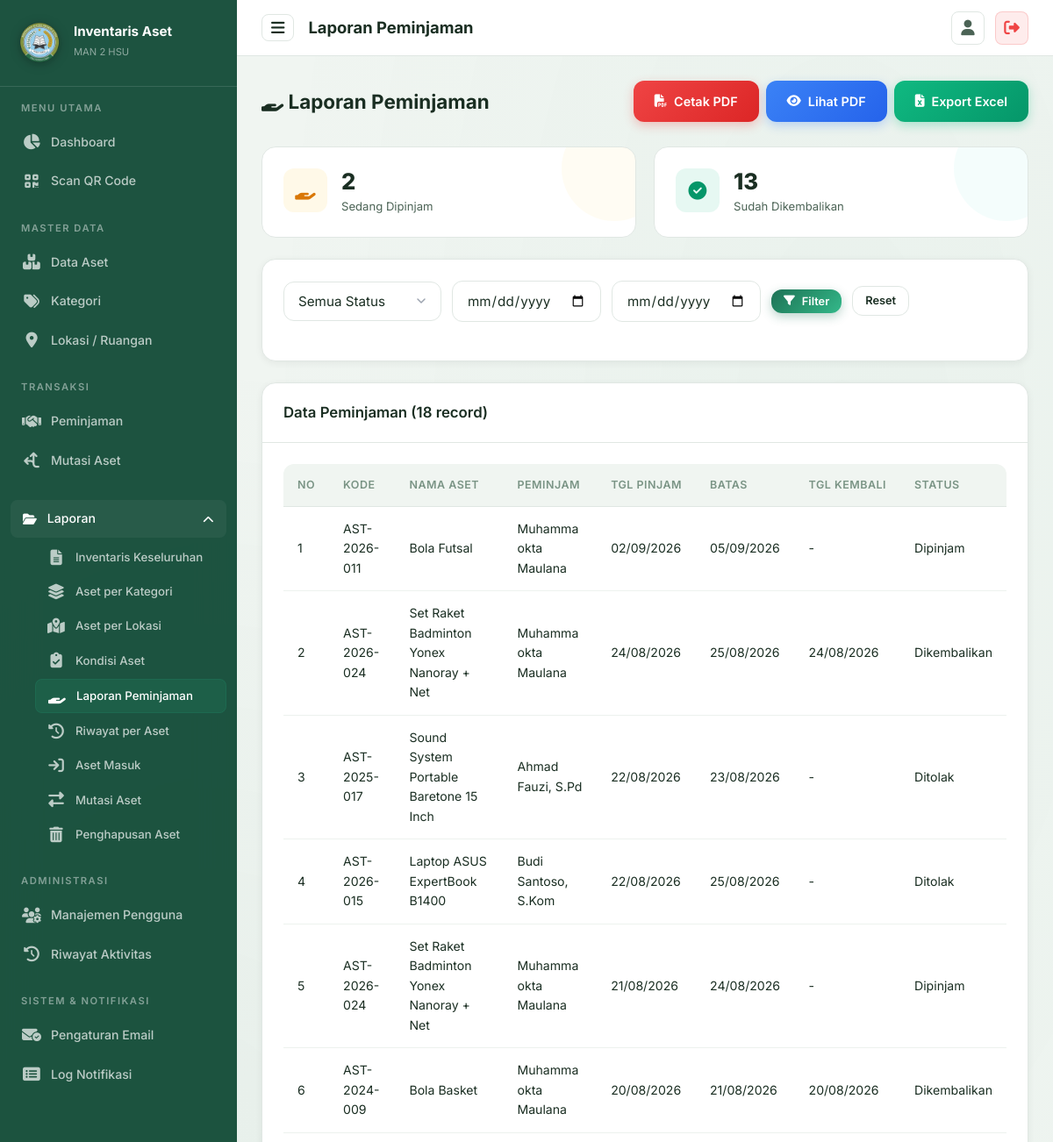
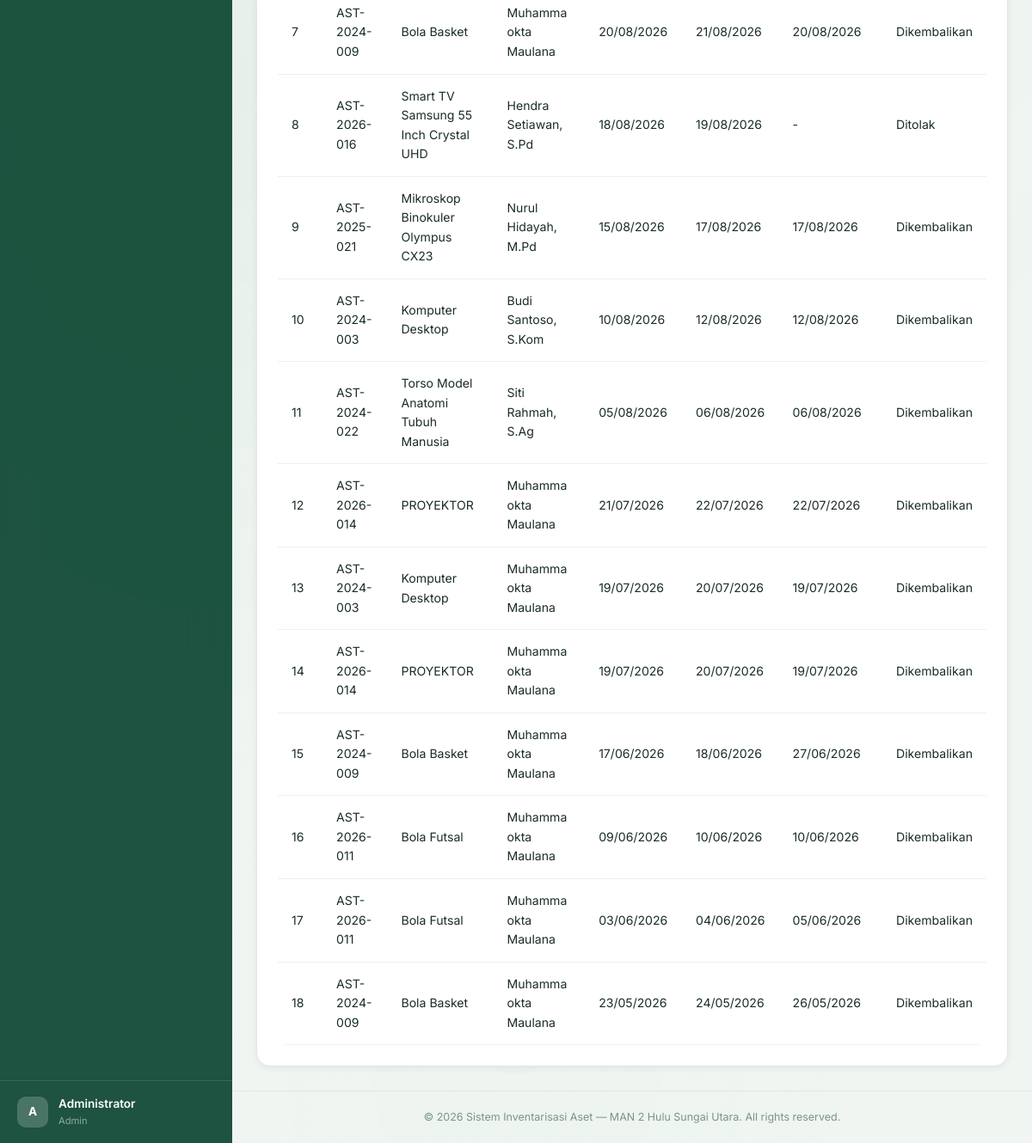
Page /pages/laporan/peminjaman.php (signed in) on the earlier database version (2 pictures, top to bottom).
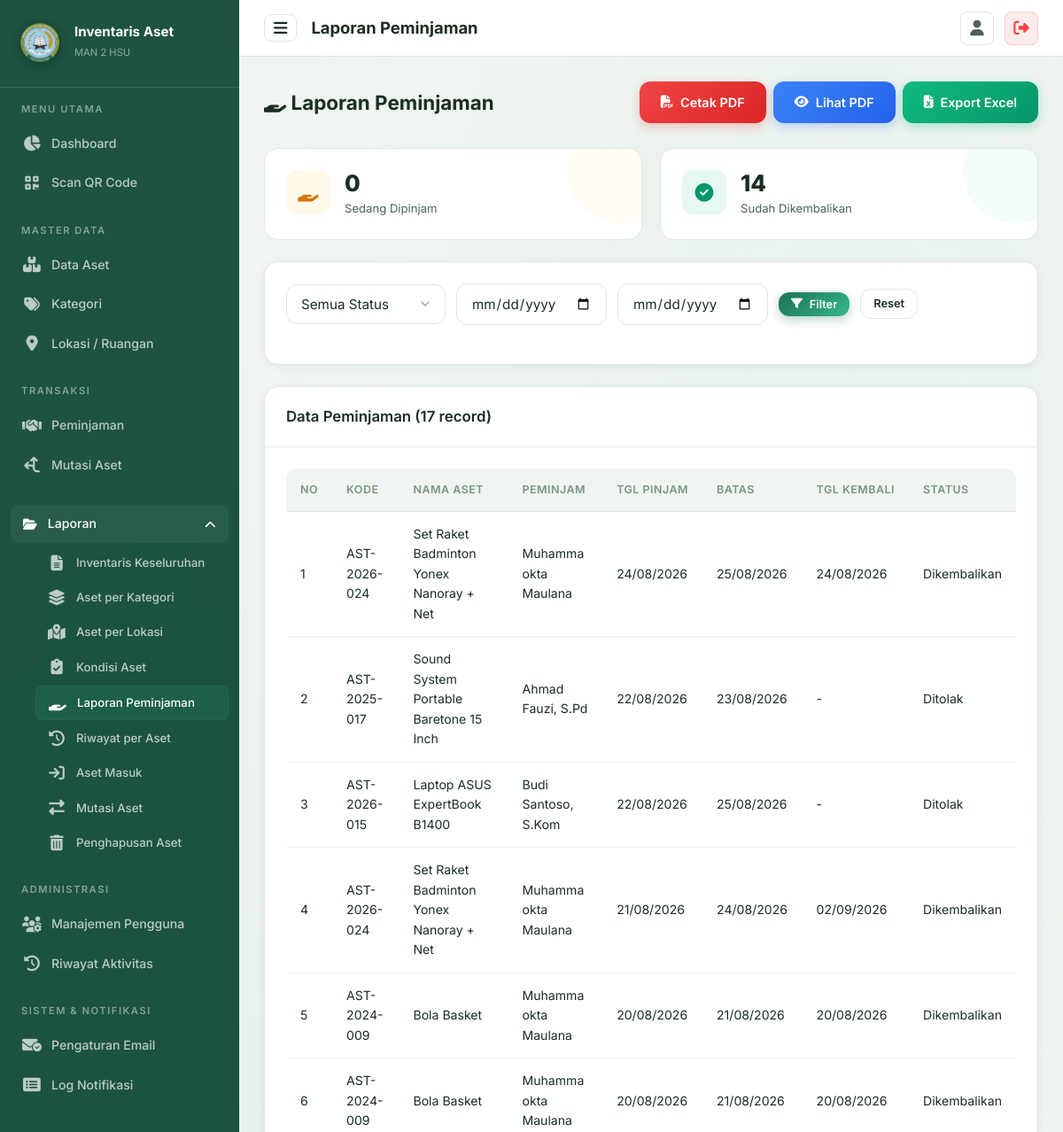
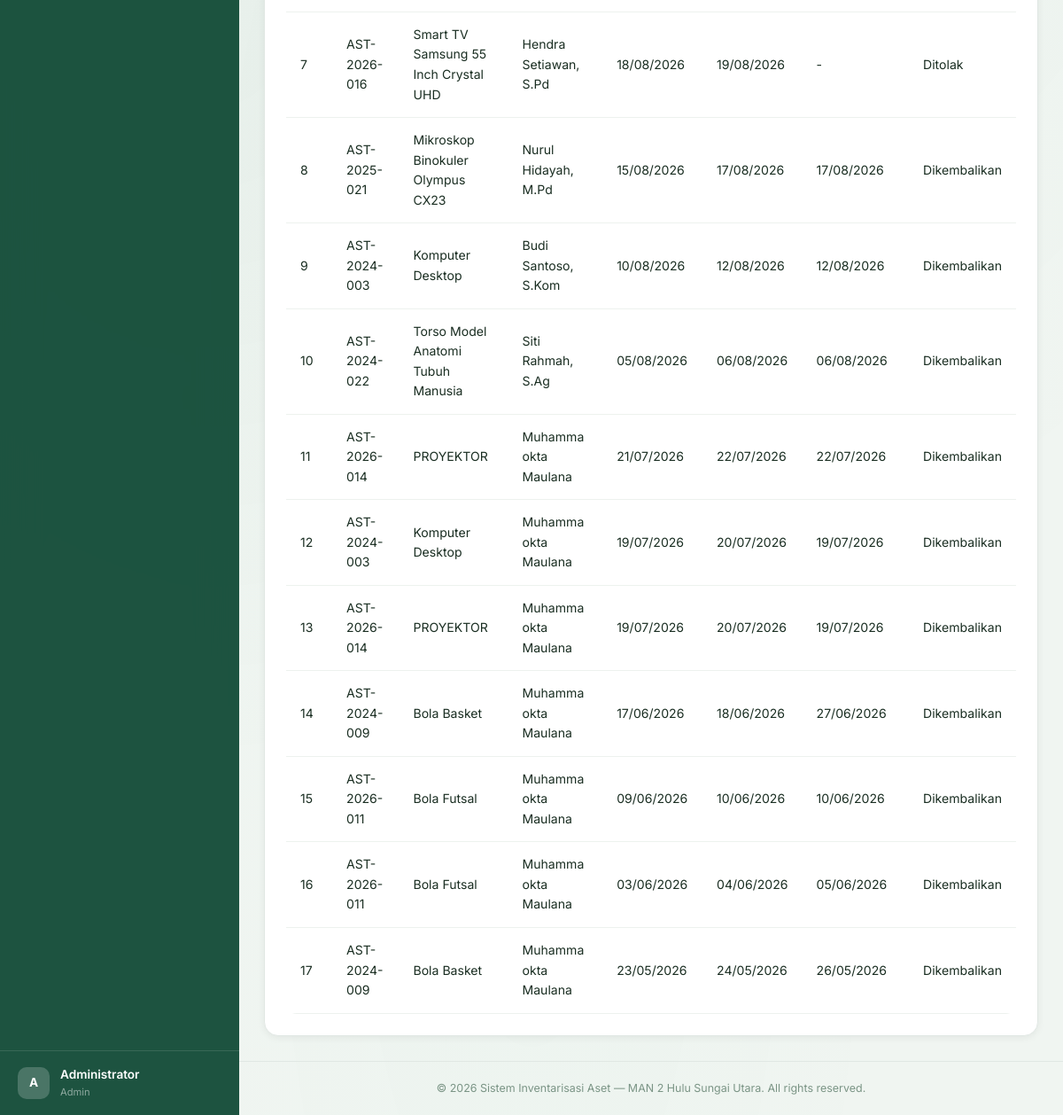
Same page on the later database version (2 pictures, top to bottom).
### tables this page shows
CREATE TABLE `peminjaman` (
  `id` int NOT NULL AUTO_INCREMENT,
  `id_aset` int NOT NULL,
  `nama_peminjam` varchar(100) NOT NULL,
  `id_peminjam` int DEFAULT NULL,
  `id_lokasi` int DEFAULT NULL,
  `tanggal_pinjam` date NOT NULL,
  `tanggal_kembali_rencana` date NOT NULL,
  `tanggal_kembali_aktual` date DEFAULT NULL,
  `kondisi_saat_dikembalikan` enum('Baik','Rusak Ringan','Rusak Berat') DEFAULT NULL,
  `catatan_pengembalian` text,
  `status` enum('Menunggu Konfirmasi','Ditolak','Dipinjam','Dikembalikan') NOT NULL DEFAULT 'Dipinjam',
  `keterangan` text,
  `id_user` int DEFAULT NULL,
  `created_at` timestamp NULL DEFAULT CURRENT_TIMESTAMP,
  PRIMARY KEY (`id`),
  KEY `id_aset` (`id_aset`),
  KEY `id_user` (`id_user`),
  KEY `fk_peminjaman_peminjam` (`id_peminjam`),
  KEY `fk_peminjaman_lokasi` (`id_lokasi`),
  CONSTRAINT `fk_peminjaman_lokasi` FOREIGN KEY (`id_lokasi`) REFERENCES `lokasi` (`id`) ON DELETE SET NULL,
  CONSTRAINT `fk_peminjaman_peminjam` FOREIGN KEY (`id_peminjam`) REFERENCES `users` (`id`) ON DELETE SET NULL,
  CONSTRAINT `peminjaman_ibfk_1` FOREIGN KEY (`id_aset`) REFERENCES `aset` (`id`) ON DELETE CASCADE,
  CONSTRAINT `peminjaman_ibfk_2` FOREIGN KEY (`id_user`) REFERENCES `users` (`id`) ON DELETE SET NULL
);

CREATE TABLE `aset` (
  `id` int NOT NULL AUTO_INCREMENT,
  `kode_aset` varchar(50) NOT NULL,
  `nama_aset` varchar(150) NOT NULL,
  `id_kategori` int DEFAULT NULL,
  `jenis_barang` enum('Aset Tetap','Inventaris Barang') NOT NULL DEFAULT 'Aset Tetap',
  `id_lokasi` int DEFAULT NULL,
  `jumlah` int NOT NULL DEFAULT '1',
  `kondisi` enum('Baik','Rusak Ringan','Rusak Berat') NOT NULL DEFAULT 'Baik',
  `tahun_perolehan` year DEFAULT NULL,
  `nilai_perolehan` decimal(15,2) DEFAULT '0.00',
  `sumber_dana` varchar(100) DEFAULT NULL,
  `gambar` varchar(255) DEFAULT NULL,
  `keterangan` text,
  `qr_code_path` varchar(255) DEFAULT NULL,
  `created_at` timestamp NULL DEFAULT CURRENT_TIMESTAMP,
  `updated_at` timestamp NULL DEFAULT CURRENT_TIMESTAMP ON UPDATE CURRENT_TIMESTAMP,
  `deleted_at` timestamp NULL DEFAULT NULL,
  `bukti_hapus` varchar(255) DEFAULT NULL,
  `status_penghapusan` enum('none','pending','approved') NOT NULL DEFAULT 'none',
  `status_mutasi` enum('none','in_transit') NOT NULL DEFAULT 'none',
  `tgl_pengajuan_hapus` datetime DEFAULT NULL,
  `file_ba_scan` varchar(255) DEFAULT NULL,
  `alasan_hapus` text,
  PRIMARY KEY (`id`),
  UNIQUE KEY `kode_aset` (`kode_aset`),
  KEY `id_kategori` (`id_kategori`),
  KEY `id_lokasi` (`id_lokasi`),
  CONSTRAINT `aset_ibfk_1` FOREIGN KEY (`id_kategori`) REFERENCES `kategori` (`id`) ON DELETE SET NULL,
  CONSTRAINT `aset_ibfk_2` FOREIGN KEY (`id_lokasi`) REFERENCES `lokasi` (`id`) ON DELETE SET NULL
);

### pages/laporan/peminjaman.php (the view, shortened to what this page needs)
<?php
$pdo = getConnection();
$filterStatus = $_GET['status'] ?? '';
$startDate = $_GET['start_date'] ?? '';
$endDate = $_GET['end_date'] ?? '';
$where = "WHERE 1=1";
$params = [];
$stmt = $pdo->prepare("SELECT p.*, a.nama_aset, a.kode_aset FROM peminjaman p
    JOIN aset a ON p.id_aset = a.id $where ORDER BY p.tanggal_pinjam DESC");
$stmt->execute($params);
$data = $stmt->fetchAll();
$totalDipinjam = $pdo->query("SELECT COUNT(*) FROM peminjaman WHERE status='Dipinjam'")->fetchColumn();
$totalDikembalikan = $pdo->query("SELECT COUNT(*) FROM peminjaman WHERE status='Dikembalikan'")->fetchColumn();
require_once __DIR__ . '/../../includes/header.php';
require_once __DIR__ . '/../../includes/sidebar.php';
?>
<div class="page-header">
    <div><h2><i class="fas fa-hand-holding"></i> Laporan Peminjaman</h2></div>
    <div class="btn-group no-print">
        <a href="export_pdf.php?type=peminjaman&status=<?= urlencode($filterStatus) ?>&start_date=<?= urlencode($startDate) ?>&end_date=<?= urlencode($endDate) ?>" class="btn btn-danger"><i class="fas fa-file-pdf"></i> Cetak PDF</a>
        <a href="export_pdf.php?type=peminjaman&status=<?= urlencode($filterStatus) ?>&start_date=<?= urlencode($startDate) ?>&end_date=<?= urlencode($endDate) ?>&view=1" target="_blank" class="btn btn-info"><i class="fas fa-eye"></i> Lihat PDF</a>
        <a href="export_excel.php?type=peminjaman&status=<?= urlencode($filterStatus) ?>&start_date=<?= urlencode($startDate) ?>&end_date=<?= urlencode($endDate) ?>" class="btn btn-success"><i class="fas fa-file-excel"></i> Export Excel</a>
    </div>
</div>
<div class="stats-grid mb-4">
    <div class="stat-card amber"><div class="stat-icon amber"><i class="fas fa-hand-holding"></i></div><div class="stat-info"><h3><?= $totalDipinjam ?></h3><p>Sedang Dipinjam</p></div></div>
    <div class="stat-card teal"><div class="stat-icon green"><i class="fas fa-check-circle"></i></div><div class="stat-info"><h3><?= $totalDikembalikan ?></h3><p>Sudah Dikembalikan</p></div></div>
</div>
<div class="card mb-4 no-print"><div class="card-body">
    <form method="GET" class="search-bar">
        <select class="form-control" name="status" style="max-width:180px;">
            <option value="">Semua Status</option>
        </select>
        <input type="date" class="form-control" name="start_date" value="<?= $startDate ?>" style="max-width:170px;" placeholder="Dari tanggal">
        <input type="date" class="form-control" name="end_date" value="<?= $endDate ?>" style="max-width:170px;" placeholder="Sampai tanggal">
        <button type="submit" class="btn btn-primary btn-sm"><i class="fas fa-filter"></i> Filter</button>
        <a href="<?= BASE_URL ?>/laporan/peminjaman" class="btn btn-secondary btn-sm">Reset</a>
    </form>
</div></div>
<div class="card animate-fadeInUp"><div class="card-header"><h3>Data Peminjaman (<?= count($data) ?> record)</h3></div><div class="card-body"><div class="table-wrapper">
    <table><thead><tr><th>No</th><th>Kode</th><th>Nama Aset</th><th>Peminjam</th><th>Tgl Pinjam</th><th>Batas</th><th>Tgl Kembali</th><th>Status</th></tr></thead>
    <tbody>
        <?php foreach ($data as $i => $p): ?>
        <tr>
            <td><?= $i+1 ?></td><td><?= htmlspecialchars($p['kode_aset']) ?></td><td><?= htmlspecialchars($p['nama_aset']) ?></td>
            <td><?= htmlspecialchars($p['nama_peminjam']) ?></td>
            <td><?= date('d/m/Y', strtotime($p['tanggal_pinjam'])) ?></td>
            <td><?= date('d/m/Y', strtotime($p['tanggal_kembali_rencana'])) ?></td>
            <td><?= $p['tanggal_kembali_aktual'] ? date('d/m/Y', strtotime($p['tanggal_kembali_aktual'])) : '-' ?></td>
            <td><?= htmlspecialchars($p['status']) ?></td>
        </tr>
        <?php endforeach; ?>
    </tbody></table>
</div></div></div>
<?php require_once __DIR__ . '/../../includes/footer.php'; ?>

Differences in the rows shown:
removed peminjaman: id_aset.kode_aset "AST-2026-011", id_aset.nama_aset "Bola Futsal", nama_peminjam "Muhamma okta Maulana", tanggal_pinjam "02/09/2026", tanggal_kembali_rencana "05/09/2026", status "Dipinjam"
changed peminjaman (number 4 of 17 on the later page): tanggal_kembali_aktual (not shown) → "02/09/2026"; status "Dipinjam" → "Dikembalikan"; no longer shows "-"
Other differences:
$totalDipinjam: "2" → "0"
$totalDikembalikan: "13" → "14"
count($data): "18" → "17"
